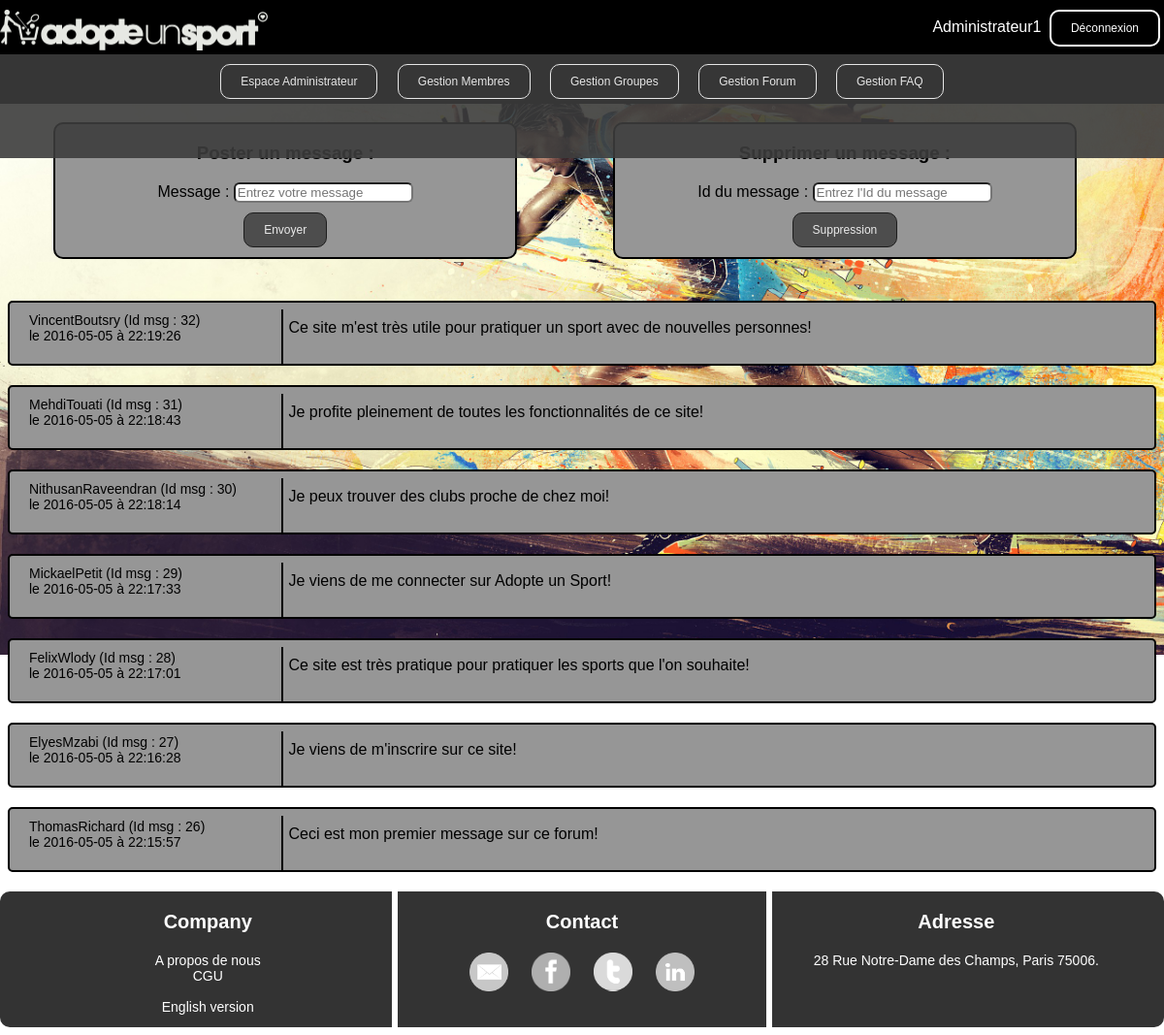
The page /forumadmin.php (signed in) on the database its author committed.
### tables this page shows
CREATE TABLE IF NOT EXISTS `messages` (
  `Id_message` int(11) NOT NULL AUTO_INCREMENT,
  `Contenu` varchar(5000) NOT NULL,
  `Date_message` date NOT NULL,
  `Heure_message` time NOT NULL,
  `Pseudo_membre_inscrit` varchar(255) NOT NULL,
  PRIMARY KEY (`Id_message`)
);

### forumadmin.php (the view, shortened to what this page needs)
<!DOCTYPE html>
<html>
	<head>
	    <link href='assets/css/styleheaderfooter.css' rel='stylesheet' type='text/css' />
    	<link href='assets/css/style.css' rel='stylesheet' type='text/css' />
	</head>
	<body>
		<header>
			<div class="container haut">
				<div class="connexion element"><img class="logosite" src="Images/adopteunsportnb.png" /></div>
				<div class="connexion droite element">
					<?php
						if (!isset($_SESSION['Pseudo'])) {
							?>
							<a href="inscription.php" class="button">Inscription</a>
							<a href="pageconnection.php" class="button">Connexion</a>
							<?php
						}
						else if (isset($_SESSION['Pseudo'])) {
							?>
							<a href="administrateur.php" class="lienpseudo"><?php echo($_SESSION['Pseudo']) ?></a>
							<a href="deconnexion.php" class="button">Déconnexion</a>
							<?php
						}
					?>
           		</div>
			</div>
			<div class="menu haut">
				<a href="administrateur.php" class="button2">Espace Administrateur</a>
				<a href="gestionmembres.php" class="button2">Gestion Membres</a>
				<a href="gestiongroupes.php" class="button2">Gestion Groupes</a>
				<a href="forumadmin.php" class="button2">Gestion Forum</a>
				<a href="faqadmin.php" class="button2">Gestion FAQ</a>
			</div>
		</header>
		<div class="forumadmindiv">
			<form action="forum_post_admin.php" method="post">
				<h3>Poster un message :</h3>
				<label for="Contenu">Message</label> :  <input type="text" name="Contenu" id="Contenu" placeholder="Entrez votre message" /><br />
				<input type="submit" value="Envoyer" id="valider" />
			</form>
		</div>
		<div class="forumadmindiv">
			<h3>Supprimer un message :</h3>
			<form action="forumadmin.php" method="post">
		        <label for="Id">Id du message</label> : <input type="text" name="Idmessage" id="Idmessage" placeholder="Entrez l'Id du message" /><br/>
				<input type="submit" name="suppression" value="Suppression" id="creer">
		    </form>
		</div>
		<div class="forum2">
			<?php
			try
			{
				$bdd = new PDO('mysql:host=localhost;dbname=app_info;charset=utf8', 'root', '');
			}
			catch(Exception $e)
			{
	        	die('Erreur : '.$e->getMessage());
			}
			$reponse = $bdd->query('SELECT Pseudo_membre_inscrit, Contenu, Date_message, Heure_message, Id_message FROM messages ORDER BY Id_message DESC ');
			while ($donnees = $reponse->fetch())
			{ ?>
				<div class="postsforum">
				<div class="auteur caseforum">
					<?php
					echo $donnees['Pseudo_membre_inscrit'] . ' ' . '(Id msg : ' ;
					echo $donnees['Id_message'] . ')' . '<br/>' . 'le ';
					echo $donnees['Date_message'] . ' à ';
					echo $donnees['Heure_message'];
					?>
				</div>
				<div class="msg caseforum">
					<?php
					echo $donnees['Contenu'] . '<br /><br />';
					?>
				</div>
			</div>
			<?php
			}
			?>
		</div>
		<footer>
			<div class="company bas">
				<h3>Company</h3>
				<a href="groupe6c.php" class="lienfootercompany">A propos de nous</a>
				<a href="cgu.php" class="lienfootercompany">CGU</a><br/>
				<a href="accueilen.php" class="lienfootercompany">English version</a>
			</div>
			<div class="espace bas">
			</div>
			<div class="contact bas">
				<h3>Contact</h3>
				<a href="mailto:tho-richard@sfr.fr" class="rsociaux mail"></a>
				<a href="https://www.facebook.com" class="rsociaux fb"></a>
				<a href="https://www.google.fr" class="rsociaux twitter"></a>
				<a href="https://www.google.fr" class="rsociaux linkedin"></a>
			</div>
			<div class="espace bas">
			</div>
			<div class="adresse bas">
				<h3>Adresse</h3>
				<p>28 Rue Notre-Dame des Champs, Paris 75006.</p>
			</div>
		</footer>
	</body>
</html>

### assets/css/styleheaderfooter.css (style rules this page uses)
.container { background-color: rgb(0,0,0); opacity: 1; border-radius: 0px; color: black; position: fixed; width:100%; height: 10%; margin-left: -8px; margin-right: -10px; margin-top: -8px; display: block; }
.menu { background-color: rgb(60,60,60); opacity: 0.9; position: fixed; margin-top: 4%; width:100%; height: 10%; margin-left: -8px; text-align: center; display: block; }
.logosite { height: 42px; width: 276px; margin-top: 10px; }
.connexion { display: inline-block; }
.droite { float: right; }
.lienpseudo { color: white; }
.button { background-color: rgb(0,0,0); border: solid white 2px; border-radius: 10px; color: white; padding: 10px 20px; text-align: center; text-decoration: none; display: inline-block; font-size: 12px; margin: 10px 4px; cursor: pointer; }
.button2 { background-color: rgb(60,60,60); border: solid white 1px; border-radius: 10px; color: white; padding: 10px 20px; text-align: center; text-decoration: none; display: inline-block; font-size: 12px; margin: 10px 8px; cursor: pointer; }
footer { position: relative; background-color: rgb(0,0,0); opacity: 0.8; color:white; text-align: center; border-radius: 10px; margin-left: -8px; margin-right: -8px; font-size: 14px; }
footer a { margin-right: 10px; margin-left: 10px; color: white; }
footer h3 { font-size: 20px; }
.bas { position: relative; display: inline-block; width: 25%; margin-left: 3%; margin-right: 3%; height: 140px; vertical-align: top; }
.espace { width: 0.5%; margin-left: 0%; margin-right: 0%; background-color: rgb(255,255,255); }
.lienfootercompany { display: block; }
.rsociaux { display: inline-block; height: 40px; width: 40px; }
.mail { background-image: url('Images/mailnb.png'); background-size: 100%; }
.fb { background-image: url('Images/fbnb1.png'); background-size: 100%; }
.twitter { background-image: url('Images/twitternb.png'); background-size: 100%; }
.linkedin { background-image: url('Images/linkedinnb.png'); background-size: 100%; }

### assets/css/style.css (style rules this page uses)
body { background-image : url('Images/course.jpeg'); background-size: 100%; background-repeat: no-repeat; background-attachment: fixed; display: block; color : black; font-family : "Verdana", cursive, sans-serif; }
a { color: black; text-decoration: none; }
input { border-radius: 6px; }
.forumadmindiv { display: inline-block; text-align: center; background-color: rgb(150,150,150); width: 40%; margin-left: 4%; margin-right: 4%; margin-top: 10%; margin-bottom: 1%; border: solid black 2px; border-radius: 10px; }
.forum2 { margin-top: 1%; width: 100%; display: inline-block; }
#creer { background-color: rgb(60,60,60); border: solid black 1px; border-radius: 10px; color: white; padding: 10px 20px; text-align: center; text-decoration: none; display: inline-block; font-size: 12px; margin: 10px 8px; cursor: pointer; opacity: 0.8; }
.auteur { vertical-align: text-bottom; padding-right: 20px; padding-left: 20px; font-size: 14px; width: 20%; }
.msg { padding-right: 5px; padding-left: 5px; border-left: solid black 2px; }
.caseforum { display: inline-block; padding-top: 10px; padding-bottom: 10px; }
.postsforum { background-color: rgb(150,150,150); border: solid black 2px; border-radius: 5px; margin-top: 20px; margin-bottom: 20px; }
#valider { background-color: rgb(60,60,60); border: solid black 1px; border-radius: 10px; color: white; padding: 10px 20px; text-align: center; text-decoration: none; display: inline-block; font-size: 12px; margin: 10px 8px; cursor: pointer; opacity: 0.8; }

### rows shown on the page
messages: Pseudo_membre_inscrit "VincentBoutsry", Id_message "32", Date_message "2016-05-05", Heure_message "22:19:26", Contenu "Ce site m'est très utile pour pratiquer un sport avec de nouvelles personnes!"
messages: Pseudo_membre_inscrit "MehdiTouati", Id_message "31", Date_message "2016-05-05", Heure_message "22:18:43", Contenu "Je profite pleinement de toutes les fonctionnalités de ce site!"
messages: Pseudo_membre_inscrit "NithusanRaveendran", Id_message "30", Date_message "2016-05-05", Heure_message "22:18:14", Contenu "Je peux trouver des clubs proche de chez moi!"
messages: Pseudo_membre_inscrit "MickaelPetit", Id_message "29", Date_message "2016-05-05", Heure_message "22:17:33", Contenu "Je viens de me connecter sur Adopte un Sport!"
messages: Pseudo_membre_inscrit "FelixWlody", Id_message "28", Date_message "2016-05-05", Heure_message "22:17:01", Contenu "Ce site est très pratique pour pratiquer les sports que l'on souhaite!"
messages: Pseudo_membre_inscrit "ElyesMzabi", Id_message "27", Date_message "2016-05-05", Heure_message "22:16:28", Contenu "Je viens de m'inscrire sur ce site!"
messages: Pseudo_membre_inscrit "ThomasRichard", Id_message "26", Date_message "2016-05-05", Heure_message "22:15:57", Contenu "Ceci est mon premier message sur ce forum!"

### other values the page prints
$_SESSION['Pseudo'] "Administrateur1"
